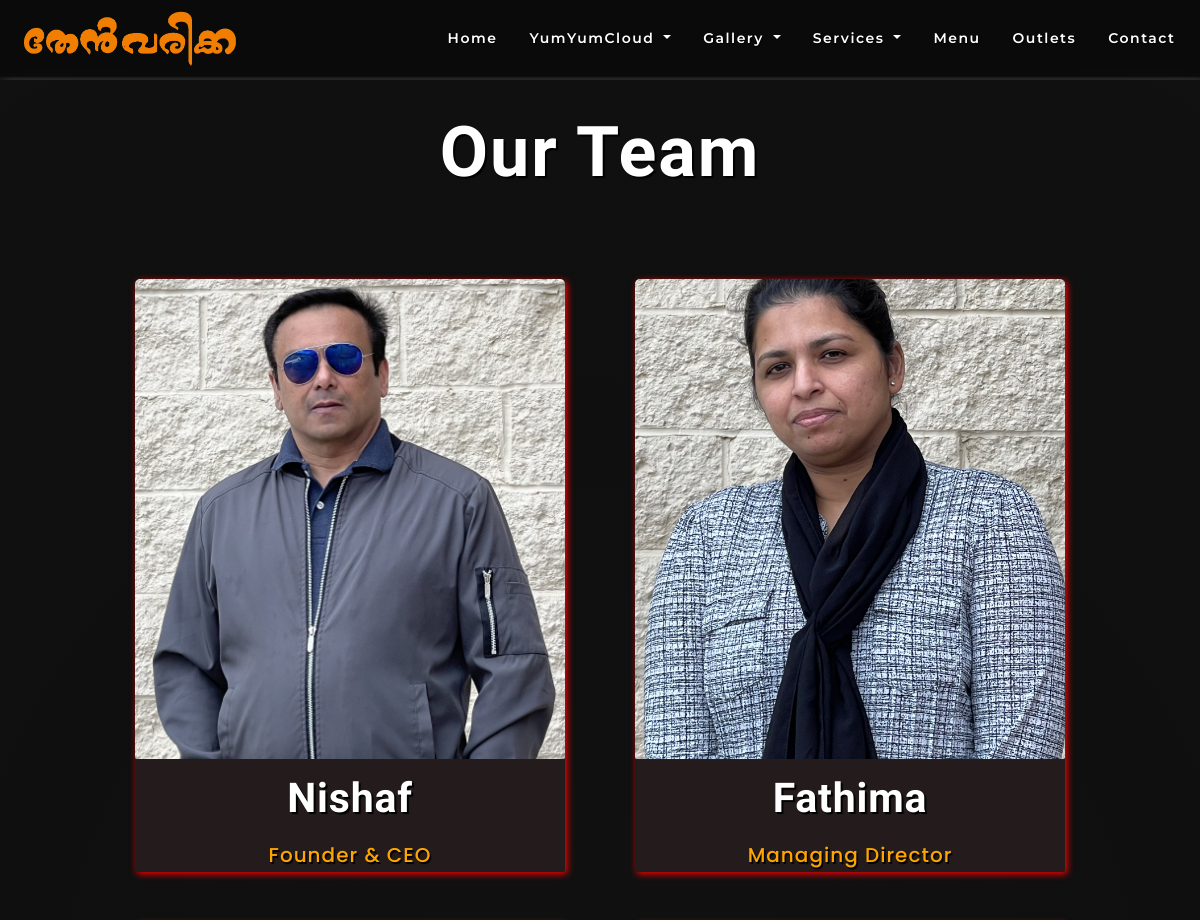
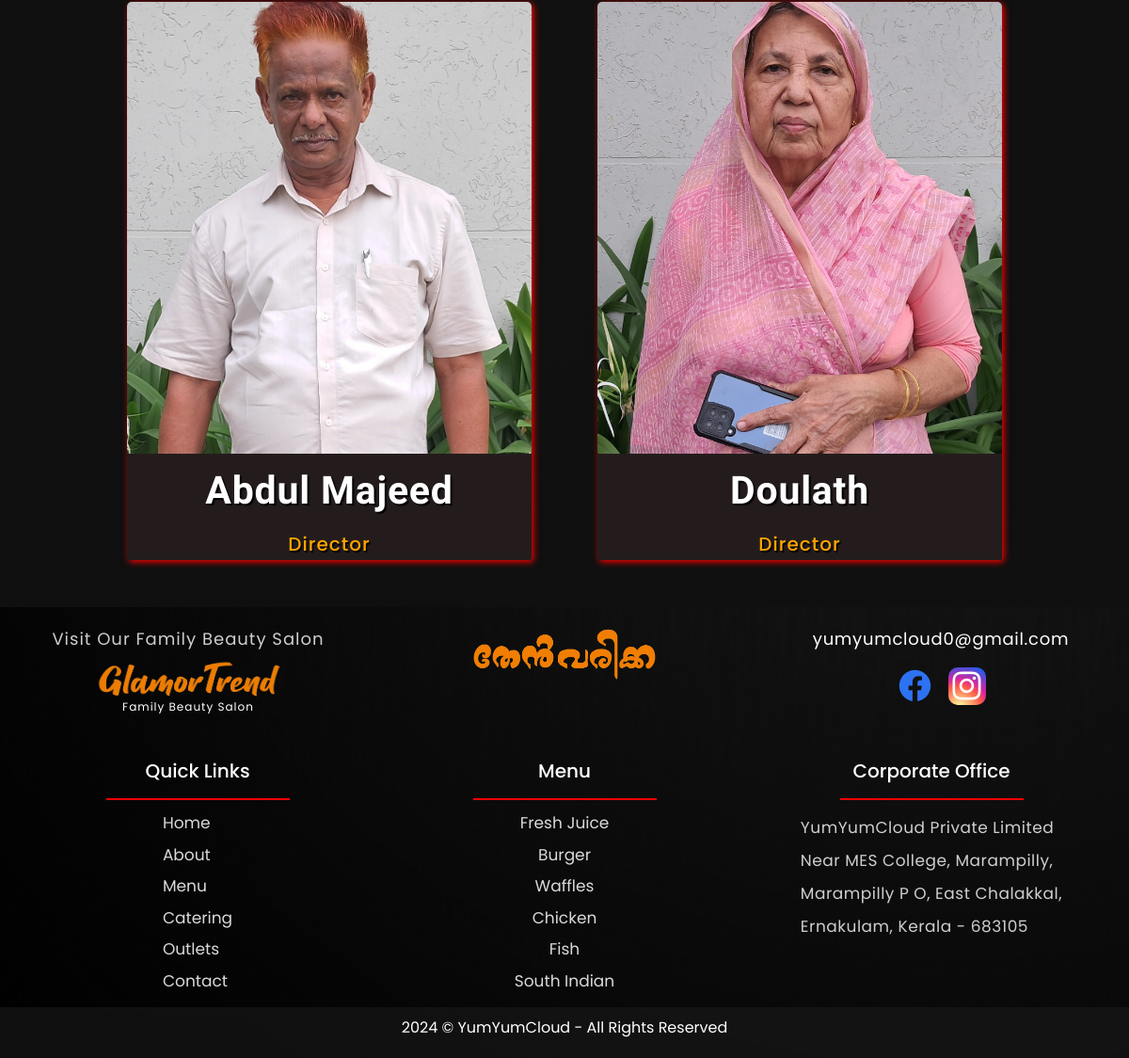
Page /team/ on the committed database (2 pictures, top to bottom).
### App/models.py (models this page shows, shortened)
class Team_line_1(models.Model):
    Member_image = models.ImageField(upload_to='team')
    Member_name = models.CharField(max_length = 50)
    Member_title = models.CharField(max_length = 50)

class Team_line_2(models.Model):
    Member_image = models.ImageField(upload_to='team')
    Member_name = models.CharField(max_length = 50)
    Member_title = models.CharField(max_length = 50)

### App/views.py (the view)
# urls.py: path('team/', views.team, name='team'),
def team(request):
    dict_team = {
        'team1': Team_line_1.objects.all(),
        'team2': Team_line_2.objects.all()
    }
    return render(request, 'App/team.html', dict_team)

### templates/App/team.html (shortened to what this page needs)
{% extends 'App/base.html' %}
{% load static %}
{% block content %}
<body id="teambody">
    <div class="team-container">
        <div class="team-title">
            <h1>Our Team</h1>
        </div>
        <div class="team">
            <div class="team-director">
                <div class="first-two">
                    {% for t in team1 %}
                    <div class="person">
                        <img src="{{t.Member_image.url}}" alt="">
                        <h1>{{t.Member_name}}</h1>
                        <h3>{{t.Member_title}}</h3>
                    </div>
                {% endfor %}
                </div>
                <div class="last-two">
                    {% for t in team2 %}
                    <div class="person">
                        <img src="{{t.Member_image.url}}" alt="">
                        <h1>{{t.Member_name}}</h1>
                        <h3>{{t.Member_title}}</h3>
                    </div>
                    {% endfor %}
                </div>
            </div>
        </div>
    </div>
</body>
{% endblock %}

### templates/App/team.html (style rules this page uses)
#teambody { background: rgb(17,17,17); background: radial-gradient(circle, rgba(17,17,17,1) 0%, rgba(15,15,15,1) 50%, rgba(17,17,17,1) 100%); }
.team-container { box-shadow: 4px 4px 10px gray; }
.team-container .team-title { display: flex; justify-content: center; margin-top: 80px; }
.team-container .team-title h1 { margin-top: 30px; color: white; font-size: 7rem; text-shadow: 2px 2px 1px black; font-weight: bold; letter-spacing: 2px; font-family: "Gabriela", serif; }
.team .team-director { margin-top: 30px; padding: 50px; display: flex; flex-direction: column; gap: 50px; }
.team .team-director .first-two, .team .team-director .last-two { display: flex; justify-content: center; gap: 70px; }
.team .team-director .person { background-color: rgb(36, 28, 28); display: flex; flex-direction: column; align-items: center; gap: 15px; border-radius: 5px 5px 2px 2px; transition: .5s all linear; box-shadow: 2px 2px 7px red; }
.team .team-director .person img { width: 430px; height: 480px; object-fit: cover; border-radius: 5px 5px 2px 2px; }
.team .team-director .person h1 { color: white; font-size: 4.1rem; font-weight: bold; letter-spacing: .8px; text-shadow: 2px 2px 1px black; font-family: "Gabriela", serif; }
.team .team-director .person h3 { font-family: 'Poppins', sans-serif; color: orange; font-size: 2rem; letter-spacing: 1px; text-shadow: 1.5px 1.5px 1px black; }

### rows in the picture
Team_line_1: Member_image (picture), Member_name "Nishaf", Member_title "Founder & CEO"
Team_line_1: Member_image (picture), Member_name "Fathima", Member_title "Managing Director"
Team_line_2: Member_image (picture), Member_name "Abdul Majeed", Member_title "Director"
Team_line_2: Member_image (picture), Member_name "Doulath", Member_title "Director"
